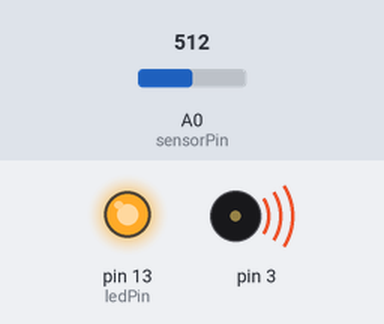
Simulated run of this sketch. Board: Arduino Uno, built with avr-gcc and run on an emulated ATmega328P. On the bench: output pins drawn as LEDs (lit = HIGH), buzzer (waves = sounding). Inputs (shaded band) come from the test bench; at power-on: A0 (sensorPin) = 512. What the sketch prints to the serial monitor is not drawn.

Above: at 0.41 s.
At 1.2 s:
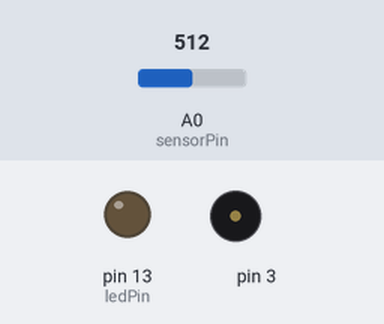
1.3 s: A0 (sensorPin) set to 716
At 2.6 s:
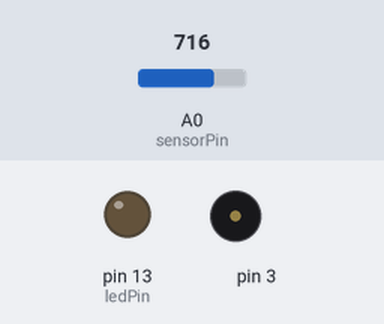
Timing chart, 0 to 4.3 s (numbered marks = the images above; inputs shaded):
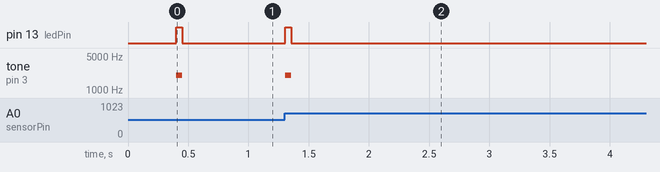

Measured:
- after the input at 1.3 s, pin 13 (ledPin): LOW → HIGH at once, → LOW 0.05 s later; tone on pin 3: silent → 2000 Hz at once, → silent 0.05 s later

The sketch:

Pulse_Detector_KY_039.ino
```cpp
// http://forum.arduino.cc/index.php?topic=209140.30

#include "Arduino.h"

//Using built in LED pin for demo
#define ledPin 13

// Pulse meter connected to any Analog pin
#define sensorPin A0

// Values from provided (eBay) code
float alpha = 0.75;
int period = 50;
float max = 0.0;

// ------------------------------------------------------------
// SETUP      SETUP      SETUP      SETUP      SETUP      SETUP
// ------------------------------------------------------------
void setup() {

	// Inbuilt LED
	pinMode(ledPin, OUTPUT);

	// Debugging window (easy to write data to LCD 16x2)
	Serial.begin(9600);
	Serial.println("Pulse rate detection started.");
}

// ------------------------------------------------------------
// LOOP     LOOP     LOOP     LOOP     LOOP     LOOP     LOOP
// ------------------------------------------------------------
void loop() {

	// Arbitrary initial value for the sensor value (0 - 1023)
	// too large and it takes a few seconds to 'lock on' to pulse
	static float oldValue = 500;

	// Time recording for BPM (beats per minute)
	static unsigned long bpmMills = millis();
	static int bpm = 0;

	// Keep track of when we had the the last pulse - ignore
	// further pulses if too soon (probably false reading)
	static unsigned long timeBetweenBeats = millis();
	int minDelayBetweenBeats = 400;

	// This is generic code provided with the board:
	// Read the sensor value (0 - 1023)
	int rawValue = analogRead((unsigned char) sensorPin);

	// Some maths (USA: math) to determine whether we are detected a peak (pulse)
	float value = alpha * oldValue + (1 - alpha) * rawValue;
	float change = value - oldValue;
	oldValue = value;

	// Forum suggested improvement (works very well)
	// Display data on the LED via a blip:
	// Empirically, if we detect a peak as being X% from
	// absolute max, we find the pulse even when amplitude
	// varies on the low side.

	// if we find a new maximum value AND we haven't had a pulse lately
	if ((change >= max) && (millis() > timeBetweenBeats + minDelayBetweenBeats)) {

		// Reset max every time we find a new peak
		max = change;

		// Flash LED and beep the buzzer
		digitalWrite(ledPin, 1);
		tone(3, 2000, 50);

		// Reset the heart beat time values
		timeBetweenBeats = millis();
		bpm++;
	}
	else {
		// No pulse detected, ensure LED is off (may be off already)
		digitalWrite(ledPin, 0);
	}
	// Slowly decay max for when sensor is moved around
	// but decay must be slower than time needed to hit
	// next pulse peak. Originally: 0.98
	max = max * 0.97;

	// Every 15 seconds extrapolate the pulse rate. Improvement would
	// be to average out BPM over last 60 seconds
	if (millis() >= bpmMills + 15000) {
		Serial.print("BPM (approx): ");
		Serial.println(bpm * 4);
		bpm = 0;
		bpmMills = millis();
	}

	// Must delay here to give the value a chance to decay
	delay(period);
}
```
